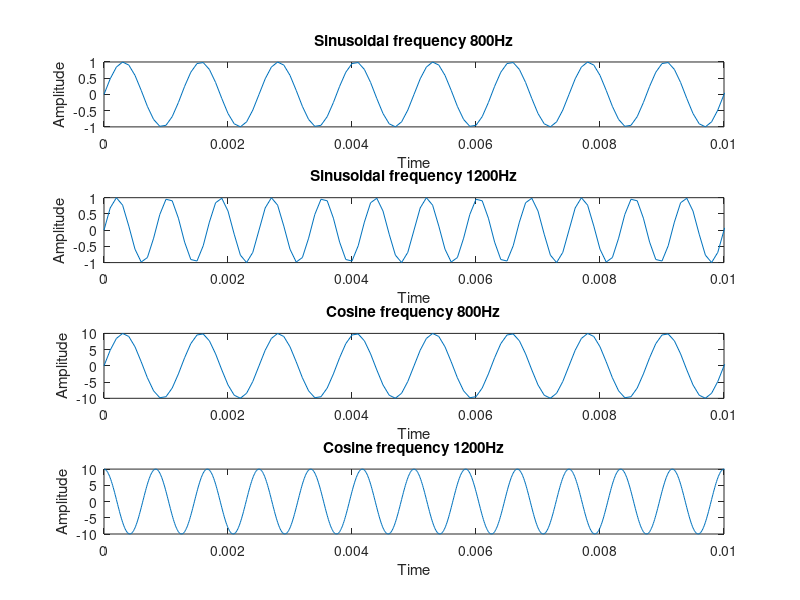

Recreate this plot in MATLAB.
clc;clear all;close all;
subplot(4,1,1)
t=0:0.0001:1;
f=800;
a=sin(2*pi*f*t);
plot(t,a);
xlim([0 0.01])
title('Sinusoidal frequency 800Hz');
xlabel('Time')
ylabel('Amplitude')
subplot(4,1,2)
t=0:0.0001:1;
f=1200;
a=sin(2*pi*f*t);
plot(t,a);
xlim([0 0.01])
title('Sinusoidal frequency 1200Hz');
xlabel('Time')
ylabel('Amplitude')
subplot(4,1,3)
t=0:0.0001:2;
f=800;
a=10*sin(2*pi*f*t);
plot(t,a);
xlim([0 0.01])
title('Cosine frequency 800Hz');
xlabel('Time')
ylabel('Amplitude')
subplot(4,1,4)
t=0:0.00001:1.5;
f=1200;
a=10*cos(2*pi*f*t);
plot(t,a);
xlim([0 0.01])
title('Cosine frequency 1200Hz');
xlabel('Time')
ylabel('Amplitude')